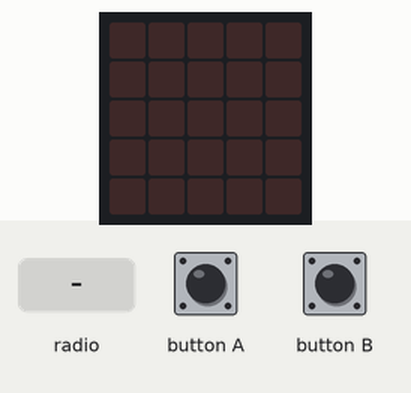
Simulated run of this program. Board: BBC micro:bit (MakeCode). Shown: the board's 5×5 LED display. The inputs (shaded band) are chosen by the test bench.

Above: at 1.2 s.
1.3 s: radio message "0" arrives
At 2.3 s:
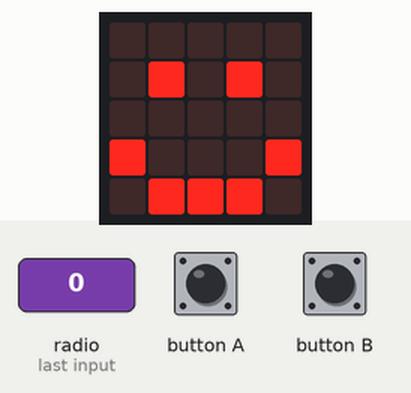
4.3 s: radio message "1" arrives
At 4.6 s:
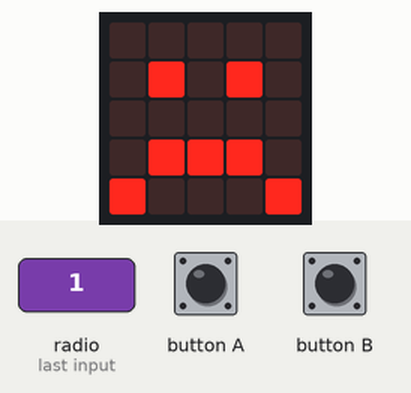
Timing chart, 0 to 7.3 s (numbered marks = the images above; inputs shaded):
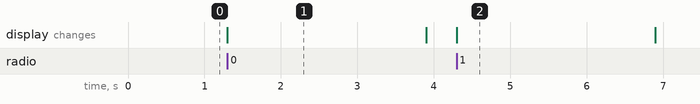

Measured:
- after the input at 1.3 s, the display: changes at once (image 1)
- after the input at 4.3 s, the display: changes at once (image 2)
- what the display in image 1 shows lasts 2.6 s, from 1.3 s to 3.9 s

The program:

main.ts
```typescript
radio.onReceivedNumber(function (receivedNumber) {
    if (receivedNumber == 0) {
        basic.showIcon(IconNames.Happy)
        basic.pause(2000)
        basic.clearScreen()
    }
    if (receivedNumber == 1) {
        basic.showIcon(IconNames.Sad)
        basic.pause(2000)
        basic.clearScreen()
    }
})
input.onButtonPressed(Button.A, function () {
    radio.sendNumber(0)
})
input.onButtonPressed(Button.B, function () {
    radio.sendNumber(1)
})
radio.setGroup(200)
```

test.ts
```typescript
// les tests vont ici ; cela ne sera pas compilé si ce paquet est utilisé en tant qu'extension.
```
